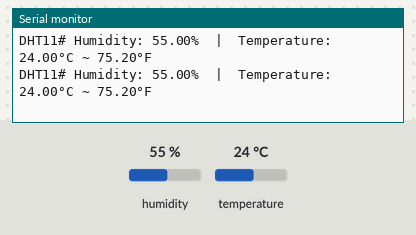
The sketch below on a simulated Arduino Uno, built with avr-gcc and run on an emulated ATmega328P. On the bench: the last lines printed to the serial monitor. The test bench sets the inputs (shaded band); at power-on: humidity 55 %, temperature 24 °C.

Above: at 6.8 s.
6.9 s: humidity set to 22 %
At 9.8 s:
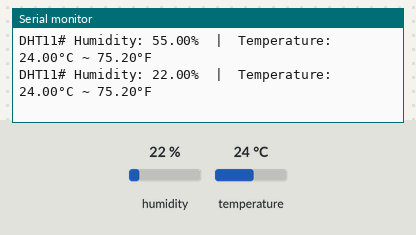
11.4 s: temperature set to 12 °C
At 13.0 s:
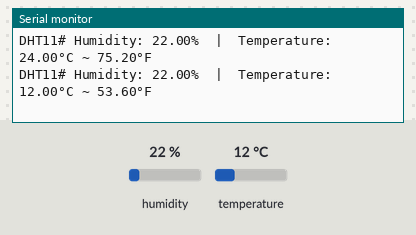
15.9 s: humidity set to 40 %
At 19.4 s:
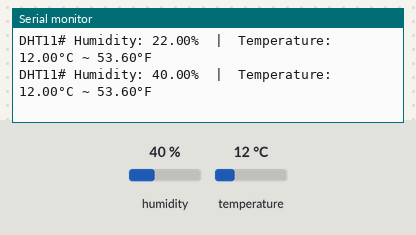
Timing chart, 0 to 20.9 s (numbered marks = the images above; inputs shaded):
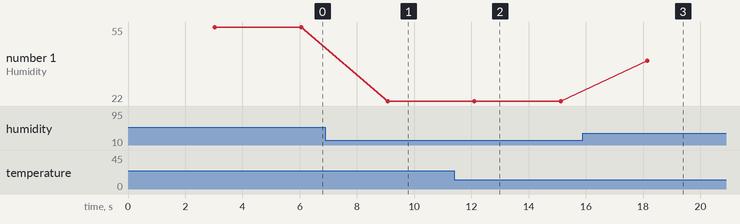

Measured:
- after the input at 6.9 s, the serial monitor: prints a new line after 2.2 s (image 1)
- after the input at 11.4 s, the serial monitor: prints a new line after 0.70 s (image 2)
- after the input at 15.9 s, the serial monitor: prints a new line after 2.2 s (image 3)
- plotted number 1: 55 → 22 after the input at 6.9 s, 22 → 40 after the input at 15.9 s

The sketch:

hydroponisk_odling.ino
```cpp
/*
 * This Arduino UNO R4 code was developed by newbiely.com
 *
 * This Arduino UNO R4 code is made available for public use without any restriction
 *
 * For comprehensive instructions and wiring diagrams, please visit:
 * https://newbiely.com/tutorials/arduino-uno-r4/arduino-uno-r4-dht11
 */

#include <DHT.h>
#define DHT11_PIN 2 // The Arduino UNO R4 pin connected to DHT11

DHT dht11(DHT11_PIN, DHT11);

void setup() {
  Serial.begin(9600);
  dht11.begin(); // initialize the sensor
}

void loop() {
  // wait a few seconds between measurements.
  delay(3000);

  // read humidity
  float humidity  = dht11.readHumidity();
  // read temperature as Celsius
  float tempC = dht11.readTemperature();
  // read temperature as Fahrenheit
  float tempF = dht11.readTemperature(true);

  // check if any reads failed
  if (isnan(humidity) || isnan(tempC) || isnan(tempF)) {
    Serial.println("Failed to read from DHT11 sensor!");
  } else {
    Serial.print("DHT11# Humidity: ");
    Serial.print(humidity);
    Serial.print("%");

    Serial.print("  |  ");

    Serial.print("Temperature: ");
    Serial.print(tempC);
    Serial.print("°C ~ ");
    Serial.print(tempF);
    Serial.println("°F");
  }
}
```
